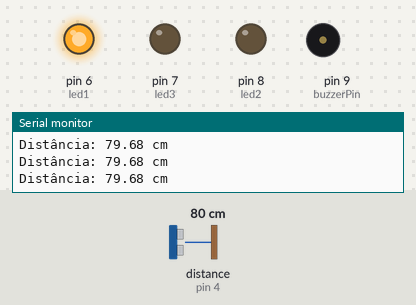
The sketch below on a simulated Arduino Uno, built with avr-gcc and run on an emulated ATmega328P. Parts: output pins drawn as LEDs (lit = HIGH), buzzer (waves = sounding), the last lines printed to the serial monitor. Wiring (inferred from the names in the program): ultrasonic range finder: trigger pin 5; echo pin 4. The inputs (shaded band) are chosen by the test bench; at power-on: distance to the obstacle (sensor on pin 4) 80 cm. The echo pulse lasts 58.3 µs per cm; pins used as bus, display or sensor lines are not drawn.

Above: at 1.3 s.
1.4 s: distance to the obstacle (sensor on pin 4) set to 23 cm
4.4 s: distance to the obstacle (sensor on pin 4) set to 18 cm
At 4.78 s:
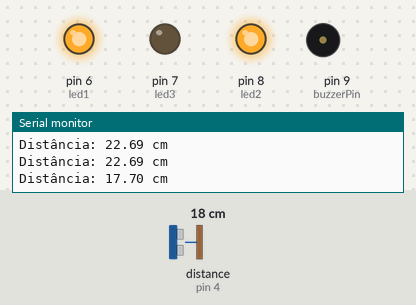
7.4 s: distance to the obstacle (sensor on pin 4) set to 7 cm
10.4 s: distance to the obstacle (sensor on pin 4) set to 4 cm
At 11.7 s:
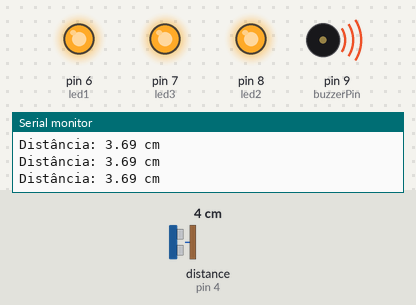
12.0 s: distance to the obstacle (sensor on pin 4) set to 9 cm
At 12.33 s:
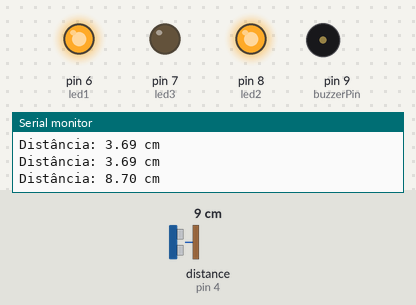
15.0 s: distance to the obstacle (sensor on pin 4) set to 2 cm
At 16.5 s:
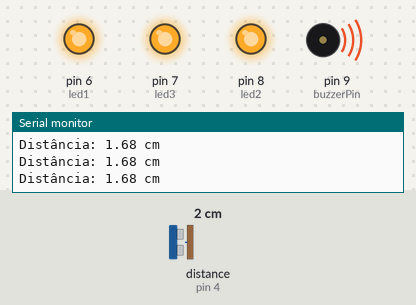
Timing chart, 0 to 17.7 s (numbered marks = the images above; inputs shaded):
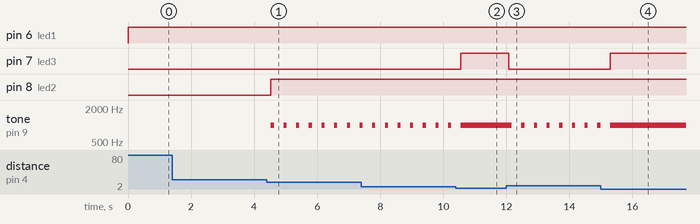

Measured:
- the behaviour switches between 21 and 20 cm on distance to the obstacle (sensor on pin 4) (found by bisection; images 0 and 1)
- the behaviour switches between 6 and 5 cm on distance to the obstacle (sensor on pin 4) (found by bisection; images 1 and 2)
- after the input at 4.4 s, pin 8 (led2): LOW → HIGH after 0.13 s; tone on pin 9 (buzzerPin): alternates 1000 Hz for 0.10 s and silent for 0.30 s, starting after 0.13 s
- after the input at 10.4 s, pin 7 (led3): LOW → HIGH after 0.16 s; tone on pin 9 (buzzerPin): goes on until 10.6 s, then stays 1000 Hz
- after the input at 12.0 s, pin 7 (led3): HIGH → LOW after 0.08 s; tone on pin 9 (buzzerPin): alternates 1000 Hz for 0.10 s and silent for 0.30 s, starting after 0.18 s
- after the input at 15.0 s, pin 7 (led3): LOW → HIGH after 0.29 s; tone on pin 9 (buzzerPin): goes on until 15.3 s, then stays 1000 Hz

The sketch:

3b.ino
```cpp
const int trigPin = 5;
const int echoPin = 4;

const int buzzerPin = 9;
const int led1 = 6;
const int led2 = 8;
const int led3 = 7;

enum Proximidade {
  LONGE,
  MEDIA,
  PERTO
};

void setup() {
  pinMode(trigPin, OUTPUT);
  pinMode(echoPin, INPUT);

  pinMode(buzzerPin, OUTPUT);
  pinMode(led1, OUTPUT);
  pinMode(led2, OUTPUT);
  pinMode(led3, OUTPUT);

  Serial.begin(9600);
}

void loop() {
  float dist = medirDistancia();
  Proximidade estado = avaliarProximidade(dist);

  mostrarDistancia(dist);
  atualizarLeds(estado);
  ativarAlarme(estado);

  if (dist > 20) {
    digitalWrite(led1, LOW);
    digitalWrite(led2, LOW);
    digitalWrite(led3, LOW);
  }
}

float medirDistancia() {
  digitalWrite(trigPin, LOW);
  delayMicroseconds(2);
  digitalWrite(trigPin, HIGH);
  delayMicroseconds(10);
  digitalWrite(trigPin, LOW);

  long duracao = pulseIn(echoPin, HIGH, 30000); // timeout 30ms
  return duracao > 0 ? (duracao * 0.0343) / 2 : -1;
}

Proximidade avaliarProximidade(float d) {
  if (d < 0) return LONGE; // distância inválida
  if (d < 5) return PERTO;
  if (d < 20) return MEDIA;
  return LONGE;
}

void mostrarDistancia(float d) {
  Serial.print("Distância: ");
  if (d < 0) Serial.println("Sem leitura");
  else {
    Serial.print(d);
    Serial.println(" cm");
  }
}

void atualizarLeds(Proximidade estado) {
  digitalWrite(led1, estado >= LONGE);
  digitalWrite(led2, estado >= MEDIA);
  digitalWrite(led3, estado == PERTO);
}

void ativarAlarme(Proximidade estado) {
  switch (estado) {
    case PERTO:
      tone(buzzerPin, 1000); // som contínuo
      delay(100);
      break;
    case MEDIA:
      tone(buzzerPin, 1000);
      delay(100);
      noTone(buzzerPin);
      delay(300);
      break;
    case LONGE:
      noTone(buzzerPin);
      delay(500);
      break;
  }
}
```
